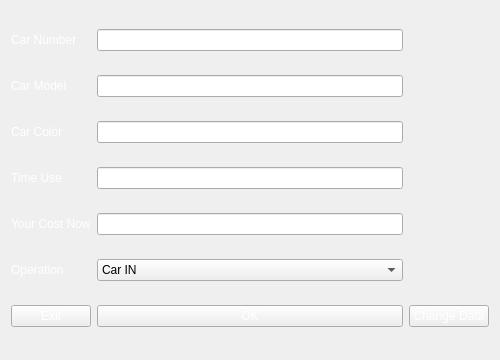
<?xml version="1.0" encoding="UTF-8"?>
<ui version="4.0">
 <class>Form</class>
 <widget class="QWidget" name="Form">
  <property name="geometry">
   <rect>
    <x>0</x>
    <y>0</y>
    <width>500</width>
    <height>360</height>
   </rect>
  </property>
  <property name="windowTitle">
   <string>Form</string>
  </property>
  <property name="styleSheet">
   <string notr="true">background-image: url(:/img/Screenshot from 2017-09-20 17-37-17.png);</string>
  </property>
  <layout class="QGridLayout" name="gridLayout">
   <item row="6" column="0">
    <widget class="QLabel" name="label_5">
     <property name="styleSheet">
      <string notr="true">color: rgb(255, 255, 255);
font: 63 oblique 12pt &quot;URW Gothic L&quot;;</string>
     </property>
     <property name="text">
      <string>Your Cost Now</string>
     </property>
    </widget>
   </item>
   <item row="2" column="1">
    <widget class="QLineEdit" name="lineEdit">
     <property name="readOnly">
      <bool>true</bool>
     </property>
    </widget>
   </item>
   <item row="7" column="0">
    <widget class="QLabel" name="label_6">
     <property name="styleSheet">
      <string notr="true">color: rgb(255, 255, 255);
font: 63 oblique 12pt &quot;URW Gothic L&quot;;</string>
     </property>
     <property name="text">
      <string>Operation</string>
     </property>
    </widget>
   </item>
   <item row="6" column="1">
    <widget class="QLineEdit" name="lineEdit_5">
     <property name="readOnly">
      <bool>true</bool>
     </property>
    </widget>
   </item>
   <item row="9" column="2">
    <widget class="QPushButton" name="pushButton">
     <property name="styleSheet">
      <string notr="true">color: rgb(255, 255, 255);
font: 63 oblique 12pt &quot;URW Gothic L&quot;;</string>
     </property>
     <property name="text">
      <string>Change Data</string>
     </property>
    </widget>
   </item>
   <item row="4" column="0">
    <widget class="QLabel" name="label_3">
     <property name="styleSheet">
      <string notr="true">color: rgb(255, 255, 255);
font: 63 oblique 12pt &quot;URW Gothic L&quot;;</string>
     </property>
     <property name="text">
      <string>Car Color</string>
     </property>
    </widget>
   </item>
   <item row="7" column="1">
    <widget class="QComboBox" name="comboBox">
     <property name="editable">
      <bool>false</bool>
     </property>
     <property name="duplicatesEnabled">
      <bool>true</bool>
     </property>
     <item>
      <property name="text">
       <string>Car IN</string>
      </property>
     </item>
     <item>
      <property name="text">
       <string>Car OUT</string>
      </property>
     </item>
    </widget>
   </item>
   <item row="3" column="1">
    <widget class="QLineEdit" name="lineEdit_2">
     <property name="text">
      <string/>
     </property>
     <property name="readOnly">
      <bool>true</bool>
     </property>
    </widget>
   </item>
   <item row="5" column="0">
    <widget class="QLabel" name="label_4">
     <property name="styleSheet">
      <string notr="true">color: rgb(255, 255, 255);
font: 63 oblique 12pt &quot;URW Gothic L&quot;;</string>
     </property>
     <property name="text">
      <string>Time Use</string>
     </property>
    </widget>
   </item>
   <item row="2" column="0">
    <widget class="QLabel" name="label">
     <property name="styleSheet">
      <string notr="true">color: rgb(255, 255, 255);
font: 63 oblique 12pt &quot;URW Gothic L&quot;;</string>
     </property>
     <property name="text">
      <string>Car Number</string>
     </property>
    </widget>
   </item>
   <item row="3" column="0">
    <widget class="QLabel" name="label_2">
     <property name="styleSheet">
      <string notr="true">color: rgb(255, 255, 255);
font: 63 oblique 12pt &quot;URW Gothic L&quot;;</string>
     </property>
     <property name="text">
      <string>Car Model</string>
     </property>
    </widget>
   </item>
   <item row="4" column="1">
    <widget class="QLineEdit" name="lineEdit_3">
     <property name="readOnly">
      <bool>true</bool>
     </property>
    </widget>
   </item>
   <item row="5" column="1">
    <widget class="QLineEdit" name="lineEdit_4">
     <property name="readOnly">
      <bool>true</bool>
     </property>
    </widget>
   </item>
   <item row="9" column="0">
    <widget class="QPushButton" name="pushButton_2">
     <property name="styleSheet">
      <string notr="true">color: rgb(255, 255, 255);
font: 63 oblique 12pt &quot;URW Gothic L&quot;;</string>
     </property>
     <property name="text">
      <string>Exit</string>
     </property>
    </widget>
   </item>
   <item row="9" column="1">
    <widget class="QPushButton" name="pushButton_3">
     <property name="styleSheet">
      <string notr="true">color: rgb(255, 255, 255);
font: 63 oblique 12pt &quot;URW Gothic L&quot;;</string>
     </property>
     <property name="text">
      <string>OK</string>
     </property>
    </widget>
   </item>
  </layout>
 </widget>
 <resources>
  <include location="iamge.qrc"/>
 </resources>
 <connections/>
</ui>
